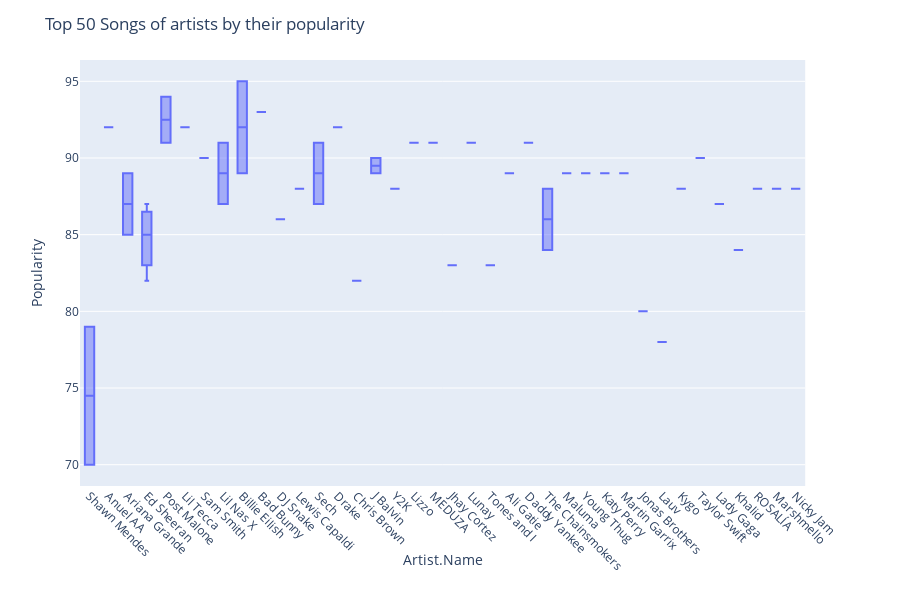

Notebook code for this chart:
### Code cell
#Plotly library is another EDA tool useful to vizualise the data in the form of plots
import plotly.express as px

fig = px.box(songs,x='Artist.Name',y='Popularity')
fig.update_layout(title_text='Top 50 Songs of artists by their popularity',xaxis=dict(tickangle=45))
fig.show()

### Figure 1 — Plotly figure (JSON) as saved in the notebook; plotly's stock layout.template omitted (floating-point values rounded to 4 significant figures)
{"data": [{"alignmentgroup": "True", "hoverlabel": {"namelength": 0}, "hovertemplate": "Artist.Name=%{x}<br>Popularity=%{y}", "legendgroup": "", "marker": {"color": "#636efa"}, "name": "", "notched": false, "offsetgroup": "", "orientation": "v", "showlegend": false, "type": "box", "x": ["Shawn Mendes", "Anuel AA", "Ariana Grande", "Ed Sheeran", "Post Malone", "Ed Sheeran", "Lil Tecca", "Sam Smith", "Lil Nas X", "Billie Eilish", "Bad Bunny", "DJ Snake", "Lewis Capaldi", "Sech", "Drake", "Chris Brown", "J Balvin", "Post Malone", "Y2K", "Lizzo", "MEDUZA", "Lil Nas X", "Jhay Cortez", "Lunay", "Billie Eilish", "Shawn Mendes", "Tones and I", "Ali Gatie", "Daddy Yankee", "J Balvin", "The Chainsmokers", "Ariana Grande", "Maluma", "Young Thug", "Katy Perry", "Martin Garrix", "Sech", "Ed Sheeran", "Jonas Brothers", "Lauv", "Kygo", "Taylor Swift", "Lady Gaga", "Khalid", "ROSALÍA", "Marshmello", "Nicky Jam", "Marshmello", "The Chainsmokers", "Ed Sheeran"], "x0": " ", "xaxis": "x", "y": [79, 92, 85, 86, 94, 84, 92, 90, 87, 95, 93, 86, 88, 87, 92, 82, 90, 91, 88, 91, 91, 91, 83, 91, 89, 70, 83, 89, 91, 89, 84, 89, 89, 89, 89, 89, 91, 87, 80, 78, 88, 90, 87, 84, 88, 88, 88, 88, 88, 82], "y0": " ", "yaxis": "y"}], "layout": {"boxmode": "group", "height": 600, "legend": {"tracegroupgap": 0}, "margin": {"t": 60}, "title": {"text": "Top 50 Songs of artists by their popularity"}, "xaxis": {"anchor": "y", "domain": [0, 0.98], "tickangle": 45, "title": {"text": "Artist.Name"}}, "yaxis": {"anchor": "x", "domain": [0, 1], "title": {"text": "Popularity"}}}}
